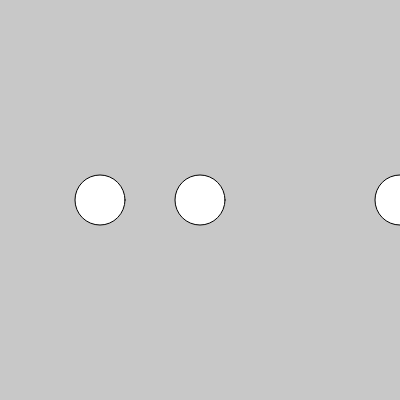
Frame 1 (no input)
Frame 60 (no input): identical to frame 1, image omitted
Frame 120 (the mouse pressed at the canvas centre since frame 60): identical to frame 1, image omitted

The p5.js sketch that drew this single still picture (run headless with seeded random() and noise() and a simulated clock; from frame 60 on, the mouse is pressed at the canvas centre):

// p5.js sketch
// ── sketch.js
function setup() {
    createCanvas(400, 400);
  // Put things you want to run once in here. 
}

function draw() {
    background(200);
    ellipse(200, 200, 50, 50);
    ellipse(400, 200, 50, 50);
    ellipse(700, 200, 50, 50);
    ellipse(100, 200, 50, 50);
  // Put things you want to over and over here. 
}
